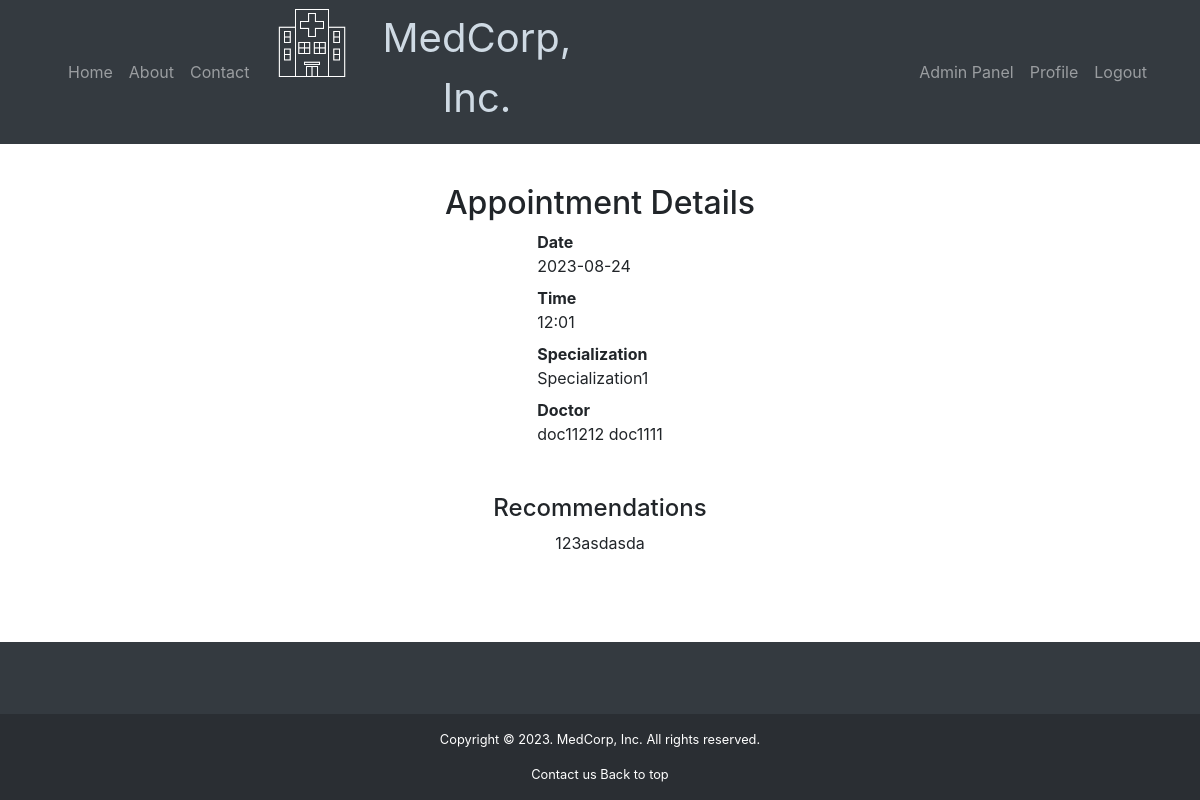
Screenshot of /app_details/5 (signed in) with the database file from the repository.
### library/db/models.py (models this page shows, shortened)
class Appointment(db.Model):
    __tablename__ = 'appointment'
    app_id = db.Column(db.Integer, primary_key=True, autoincrement=True)
    app_date = db.Column(db.Text, nullable=False)
    app_time = db.Column(db.Text, nullable=False)
    availability = db.Column(db.Boolean, nullable=False, default=True)
    patient_id = db.Column(db.Integer, db.ForeignKey("profile._id"))
    doctor_id = db.Column(db.Integer)
    createdDate = db.Column(db.DateTime,
                            default=datetime.utcnow, nullable=False)
    recommendations = db.Column(db.Text)
    profile = db.relationship("Profile", uselist=False)

class Specializations(db.Model):
    __tablename__ = 'specializations'
    _id = db.Column(db.Integer, primary_key=True)
    specialization = db.Column(db.String(500), nullable=False)

class Profile(db.Model):
    __tablename__ = 'profile'
    _id = db.Column(db.Integer, primary_key=True, autoincrement=True)
    name = db.Column(db.String(100), unique=False)
    surname = db.Column(db.String(100), unique=False)
    birthdate = db.Column(db.DateTime, unique=False)
    gender = db.Column(db.String(10))
    email = db.Column(db.String(100), unique=True)
    telephone = db.Column(db.Integer, unique=False)
    insurance = db.Column(db.Boolean)
    userid = db.Column(db.Integer, db.ForeignKey("user._id"), nullable=False, unique=True)
    createdDate = db.Column(db.DateTime,
                            default=datetime.utcnow, nullable=False)
    user = db.relationship("User", uselist=False, cascade="delete")

### library/routes/routes.py (the view, shortened to what this page needs)
@pages.route("/app_details/<int:app_id>", methods=["GET", "POST"])
@login_required
def app_details(app_id: int):
    appointment = Appointment.query.filter_by(app_id=app_id).first()
    form = BookApp()
    if appointment.profile and appointment.profile.birthdate:
        patient_birthdate = appointment.profile.birthdate
        gender = appointment.profile.gender
    else:
        patient_birthdate = None
        gender = None
    if appointment.patient_id:
        age, month = calculate_age(patient_birthdate)
    else:
        age, month = None, None
    if not appointment:
        flash("Appointment not found.", "danger")
        return redirect(url_for("pages.appointment"))
    if appointment.doctor_id:
        doctor_profile = Profile.query.filter_by(
            userid=appointment.doctor_id).first()
        user = User.query.get(appointment.doctor_id)
        if user:
            specialization = Specializations.query.get(user.specs_id)
        else:
            specialization = None
    else:
        doctor_profile = None
    return render_template('main/app_details.html',
                           appointment=appointment,
                           form=form,
                           doctor_profile=doctor_profile,
                           specialization=specialization,
                           age=age,
                           month=month,
                           gender=gender)

### library/valid.py (called while the page is built)
def calculate_age(birthdate):
    if birthdate is None:
        return None, None
    today = datetime.now()
    age = today.year - birthdate.year - \
        ((today.month, today.day) < (birthdate.month, birthdate.day))
    months = (today.month - birthdate.month) % 12
    return age, months

### library/templates/main/app_details.html (shortened to what this page needs)
{% extends 'layout.html' %}
{% block main_content %}
<div class="appointment_container">
  <h2>Appointment Details</h2>
  {% if current_user.isDoctor %}
  <dl>
    <dt>Date</dt>
    <dd>{{ appointment.app_date }}</dd>
    <dt>Time</dt>
    <dd>{{ appointment.app_time }}</dd>
    <dt>Patient</dt>
    {% if appointment.patient_id %}
    <td>{{ appointment.profile.name }}</td>
    <td>{{ appointment.profile.surname }}</td>
    <dt>Age</dt>
    {% if age is not none and month is not none %}
    <td> {{ age }} years and {{ month }} months old</td>
    {% else %}
    <td>Age information not available </td>
    {% endif %}
    <dt>Gender</dt>
    {% if gender %}
    <td> {{ gender }} </td>
    {% else %}
    <td>Gender information not available </td>
    {% endif %}
    {% else %}
    <dd>Patient information not available</dd>
    {% endif %}
  </dl>
  <div class="container">
    <section class="mt-4" style="text-align: center;">
      <h4>Recommendations</h4>
      {% if appointment.recommendations %}
      <div>
        <p>{{ appointment.recommendations }}</p>
        <div class="row">
          <div class="col-md-12">
            <form action="{{ url_for('doctor.edit_recommendation', app_id=appointment.app_id) }}" method="post">
              <button type="submit" class="btn btn-primary">Edit</button>
            </form>
            <form action="{{ url_for('doctor.delete_recommendations', app_id=appointment.app_id) }}" method="post">
              <button type="submit" class="btn btn-danger">Delete</button>
            </form>
          </div>
        </div>
        {% else %}
        <form action="{{ url_for('pages.app_details', app_id=appointment.app_id) }}" method="post">
          <div class="form-group">
            <label for="recommendations">Add Recommendations:</label>
            <textarea class="form-control" id="recommendations" name="recommendations" rows="4"
              style="width: 50%; margin: 0 auto;"></textarea>
          </div>
          <button type="submit" class="btn btn-primary">Submit</button>
        </form>
    </section>
    {% endif%}
  </div>
  {% else %}
  <dl>
    <dt>Date</dt>
    <dd>{{ appointment.app_date }}</dd>
    <dt>Time</dt>
    <dd>{{ appointment.app_time }}</dd>
    {% if appointment.doctor_id %}
    <dt>Specialization</dt>
    {% if specialization %}
    <dd>{{ specialization.specialization }}</dd>
    {% else %}
    <dd>Specialization information not available</dd>
    {% endif %}
    <dt>Doctor</dt>
    {% if doctor_profile %}
    <dd>{{ doctor_profile.name }} {{ doctor_profile.surname }}</dd>
    {% else %}
    <dd>Doctor information not available</dd>
    {% endif %}
  </dl>
  {% if not appointment.availability %}
  <div class="container">
    <section class="mt-4" style="text-align: center;">
      <h4>Recommendations</h4>
      {% if appointment.recommendations %}
      <div class="recommendations">
        <p>{{ appointment.recommendations }}</p>
      </div>
      {% else %}
      <p> Currently, there are no recommendations available.</p>
      {% endif %}
    </section>
  </div>
  {% endif %}
  {% endif %}
  {% endif %}
</div>
{% endblock %}

### library/static/css/main.css (style rules this page uses)
*, *::before, *::after { box-sizing: border-box; margin: 0; padding: 0; }
html, body { height: 100%; width: 100%; margin: 0; display: table; }
.appointment_container { display: flex; flex-direction: column; align-items: center; justify-content: center; height: auto; }

### rows the page displays
Appointment: app_date "2023-08-24", app_time "12:01", recommendations "123asdasda"
Specializations: specialization "Specialization1"
Profile: name "doc11212", surname "doc1111"
